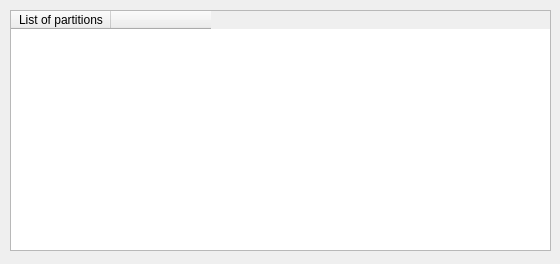
<?xml version="1.0" encoding="UTF-8"?>
<ui version="4.0">
 <class>PartitionView</class>
 <widget class="QDialog" name="PartitionView">
  <property name="geometry">
   <rect>
    <x>0</x>
    <y>0</y>
    <width>560</width>
    <height>264</height>
   </rect>
  </property>
  <property name="windowTitle">
   <string>Dialog</string>
  </property>
  <widget class="QTableWidget" name="tableWidgetPartitionView">
   <property name="geometry">
    <rect>
     <x>10</x>
     <y>10</y>
     <width>541</width>
     <height>241</height>
    </rect>
   </property>
   <property name="editTriggers">
    <set>QAbstractItemView::NoEditTriggers</set>
   </property>
   <column>
    <property name="text">
     <string>List of partitions</string>
    </property>
    <property name="textAlignment">
     <set>AlignHCenter|AlignTop</set>
    </property>
   </column>
   <column>
    <property name="text">
     <string/>
    </property>
   </column>
  </widget>
 </widget>
 <resources/>
 <connections/>
</ui>
